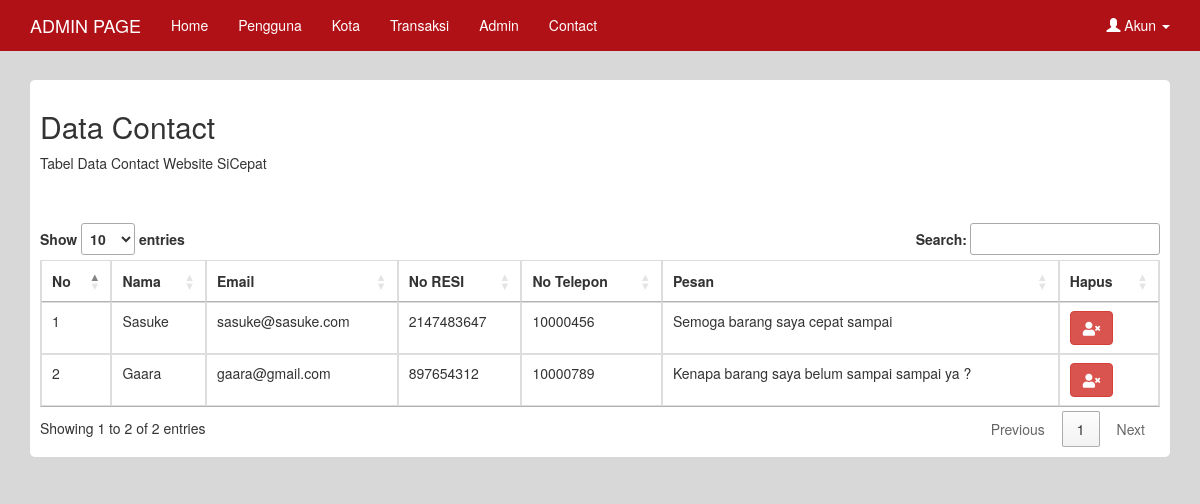
The app's page /admin/contact with its own data.
### tables this page shows
CREATE TABLE `contact` (
  `idcontact` int(30) NOT NULL,
  `namacontact` varchar(30) NOT NULL,
  `emailcontact` varchar(30) NOT NULL,
  `notlpcontact` int(15) NOT NULL,
  `noresicontact` int(15) NOT NULL,
  `pesancontact` varchar(70) NOT NULL
);

### application/controllers/Admin.php (called while the page is built, shortened)
<?php
class Admin extends CI_Controller {
	public function __construct()
	{
		$this->load->model('M_admin');
	}
	public function contact()
	{
		$datacontact = $this->M_admin->Getcontact_id();
		$this->load->view('admin/page_header');
		$this->load->view('admin/page_contact',['datacontact'=>$datacontact]);
	}
}

### index.php (called while the page is built, shortened)
<?php
require_once BASEPATH.'core/CodeIgniter.php';

### application/models/M_admin.php (called while the page is built, shortened)
<?php
class M_admin extends CI_Model {
	public function Getcontact_id(){
		$this->db->select('*');
		$this->db->from('contact');
		$query = $this->db->get();
		return $query->result();
	}
}

### application/views/admin/page_contact.php (the view, shortened to what this page needs)
<div class="container">
    <div class="box">
      <h2>Data Contact</h2>
      <p>Tabel Data Contact Website SiCepat</p>
      <br><br>
      <table class="table table-bordered" id="table">
        <thead>
          <tr>
            <th>No</th>
            <th>Nama</th>
            <th>Email</th>
            <th>No RESI</th>
            <th>No Telepon</th>
            <th>Pesan</th>
            <th>Hapus</th>
          </tr>
        </thead>
        <tbody>
          <?php $no=1; foreach ($datacontact as $d ) {?>
          <tr>
            <form action="">
              <td><?php echo $no++ ?></td>
              <td><?php echo $d->namacontact ?></td>
            <td><?php echo $d->emailcontact  ?></td>
            <td><?php echo $d->notlpcontact ?></td>
            <td><?php echo $d->noresicontact ?></td>
            <td><?php echo $d->pesancontact ?></td>
            <td><a type="button" class="btn btn-danger"  href="<?= base_url('index.php/admin/hapuscontact/' .$d->idcontact)?>" onClick="return confirm('Apakah Anda Yakin Hapus?')" ><i class="fas fa-user-times"></i></a></td>
            </form>
          </tr>
          <?php } ?>
        </tbody>
      </table>
    </div>
  </div>
</body>
</html>

### application/views/admin/page_header.php (style rules this page uses)
.box { margin-top: 80px; margin-bottom: 20px; padding: 10px; background-color: #fff ; border-radius: 5px; }
body { background-color: #D8D8D8; }

### records on screen
contact: namacontact "Sasuke", emailcontact "sasuke@sasuke.com", notlpcontact "2147483647", noresicontact "10000456", pesancontact "Semoga barang saya cepat sampai"
contact: namacontact "Gaara", emailcontact "gaara@gmail.com", notlpcontact "897654312", noresicontact "10000789", pesancontact "Kenapa barang saya belum sampai sampai ya ?"
